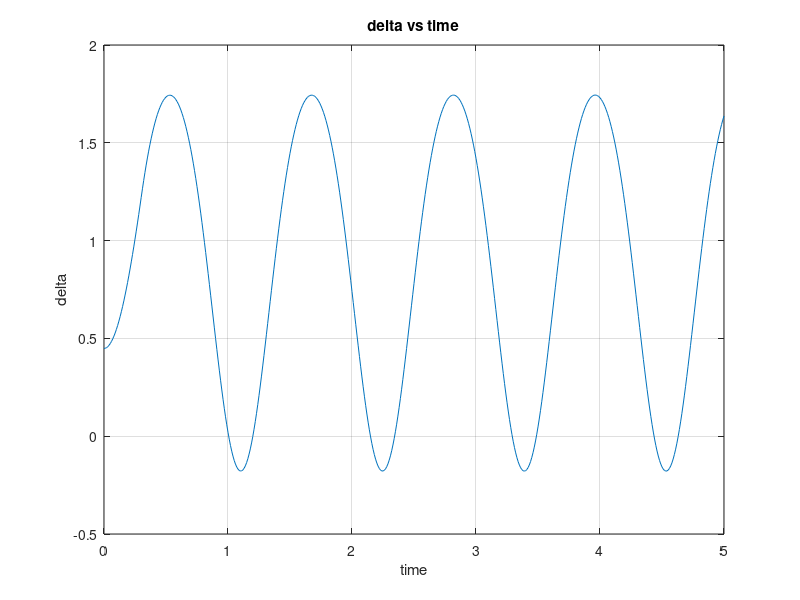
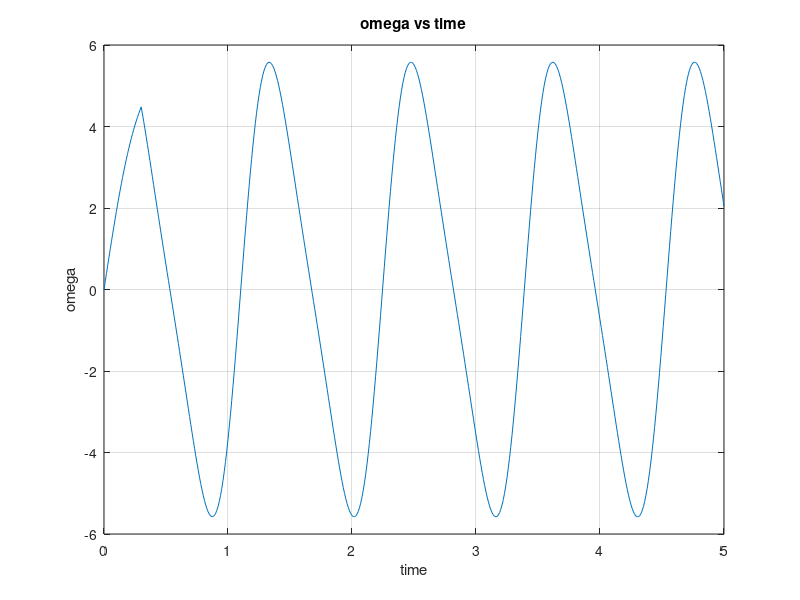

Source code (MATLAB) for these figures, in order:
%% Program1_Modefied Euler Method
clc;clear all;close all;

d_1 = 0.44854;%input('Enter delta_0 in rad: ');
w_1 = 0;%input('Enter w_0 in rad/sec: ');
P =  [1.714 0.63 1.33 0.8];%input('Enter Pmax1,Pmax2,Pmax3,Pm: ');
Pmax1 = P(1);
Pmax2 = P(2);
Pmax3 = P(3);
Pm = P(4) ;

f_s = 60;%input('Enter frequency in Hz: ');
H = 5;%input('Enter Machine Constant in MW/mva: ');
t_start = 0;%input('Enter t_start in sec: ');
t_fault = 0;%input('Enter t_fault in sec: ');
t_clear = 0.3;%input('Enter t_clear in sec: ');
t_final = 5;%input('Enter t_final in sec: ');
delta_t = 0.01;% input('Enter delta_t in sec; ');

w_s = f_s*pi*2;
M = w_s/(2*H);

N = ceil(t_final-t_start)/delta_t;

d(1) = d_1;
wr(1) = w_1;

t(1) = t_start;

for n = 1:1:N
    if t(n)<t_fault
        Pmax = Pmax1;
    elseif t(n)<t_clear
        Pmax = Pmax2;
    else 
        Pmax = Pmax3;
    end
    
    d_slope1(n) = wr(n);
    wr_slope1(n) = M*(Pm - Pmax*sin(d(n)));
    
    dp = d(n) + d_slope1(n)*delta_t;
    wrp = wr(n) + wr_slope1(n)*delta_t;
    
    d_slope2(n) = wrp;
    wr_slope2(n) = M*(Pm - Pmax*sin(dp));    
    
    d(n+1) = d(n) + 0.5*(d_slope1(n)+d_slope2(n))*delta_t;
    wr(n+1) = wr(n) + 0.5*(wr_slope1(n)+wr_slope2(n))*delta_t; 
    
    t(n+1) = t(n) + delta_t;
end

figure(1)
plot(t,d);
grid on
title('delta vs time');
xlabel('time');
ylabel('delta');


figure(2)
plot(t,wr);
grid on
title('omega vs time');
xlabel('time');
ylabel('omega');



    
    


